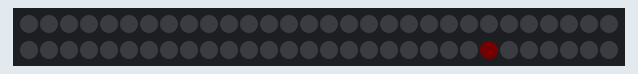
This sketch was run on a simulated Arduino Uno, built with avr-gcc and run on an emulated ATmega328P. On the bench: 60 RGB LEDs in strip order, left to right, continuing on the next row. Dim RGB values are drawn brighter than linear; random numbers use the default seed unless the sketch sets one.

Above: at 3.29 s.
At 5.69 s:
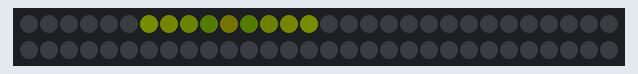
At 7.97 s:
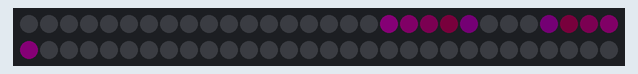
At 20.87 s:
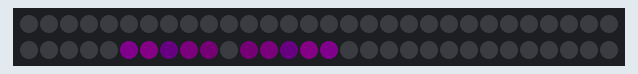
At 29.51 s:
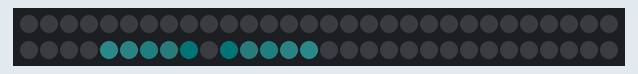
At 38.15 s:
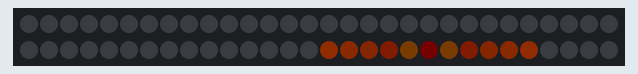

The sketch:

ripple_pal.ino
```cpp
/* ripple_pal
 *
 * By: Balázs Suhajda
 *
 * Modified by: Andrew Tuline
 *
 * Date: Oct, 2014
 *
 * A cool ripple effect for an LED strip that's been re-written and optimized from the Neopixel version https://gist.github.com/suhajdab/9716635
 *
 */


#include "FastLED.h"                                          // FastLED library.

#if FASTLED_VERSION < 3001000
#error "Requires FastLED 3.1 or later; check github for latest code."
#endif

// Fixed definitions cannot change on the fly.
#define LED_DT 12                                             // Data pin to connect to the strip.
#define LED_CK 11
#define COLOR_ORDER BGR                                       // It's GRB for WS2812B and BGR for APA102.
#define LED_TYPE APA102                                       // What kind of strip are you using (WS2801, WS2812B or APA102)?
#define NUM_LEDS 60                                           // Number of LED's.

// Initialize changeable global variables.
uint8_t max_bright = 255;                                     // Overall brightness definition. It can be changed on the fly.

struct CRGB leds[NUM_LEDS];                                   // Initialize our LED array.


CRGBPalette16 currentPalette;
CRGBPalette16 targetPalette;
TBlendType    currentBlending;                                // NOBLEND or LINEARBLEND

uint8_t colour;                                               // Ripple colour is randomized.
int center = 0;                                               // Center of the current ripple.
int step = -1;                                                // -1 is the initializing step.
uint8_t myfade = 255;                                         // Starting brightness.
#define maxsteps 16                                           // Case statement wouldn't allow a variable.
uint8_t fadeval = 128;

uint8_t bgcol = 0;                                            // Background colour rotates.
int thisdelay = 60;                                          // Standard delay value.


void setup() {

  Serial.begin(115200);                                        // Initialize serial port for debugging.
  delay(1000);                                                // Soft startup to ease the flow of electrons.

//  LEDS.addLeds<LED_TYPE, LED_DT, COLOR_ORDER>(leds, NUM_LEDS);        // Use this for WS2812B
  LEDS.addLeds<LED_TYPE, LED_DT, LED_CK, COLOR_ORDER>(leds, NUM_LEDS);  // Use this for WS2801 or APA102

  FastLED.setBrightness(max_bright);
  set_max_power_in_volts_and_milliamps(5, 500);

  currentBlending = LINEARBLEND;

} // setup()


void loop () {

  EVERY_N_MILLISECONDS(100) {
    uint8_t maxChanges = 24;
    nblendPaletteTowardPalette(currentPalette, targetPalette, maxChanges);   // AWESOME palette blending capability.
  }

  EVERY_N_SECONDS(3) {
      targetPalette = CRGBPalette16(CHSV(random8(), 255, 32), CHSV(random8(), random8(64)+192, 255), CHSV(random8(), 255, 32), CHSV(random8(), 255, 255));
  }

  EVERY_N_MILLISECONDS(thisdelay) {                                   // FastLED based non-blocking delay to update/display the sequence.
    ripple();
    FastLED.show();
  }

} // loop()


void ripple() {

  fadeToBlackBy(leds, NUM_LEDS, fadeval);                             // 8 bit, 1 = slow, 255 = fast

  switch (step) {

    case -1:                                                          // Initialize ripple variables.
      center = random(NUM_LEDS);
      colour = random8();
      step = 0;
      break;

    case 0:
      leds[center] = ColorFromPalette(currentPalette, colour, myfade, currentBlending);

      step ++;
      break;

    case maxsteps:                                                    // At the end of the ripples.
      step = -1;
      break;

    default:                                                          // Middle of the ripples.
      leds[(center + step + NUM_LEDS) % NUM_LEDS] += ColorFromPalette(currentPalette, colour, myfade/step*2, currentBlending);       // Simple wrap from Marc Miller
      leds[(center - step + NUM_LEDS) % NUM_LEDS] += ColorFromPalette(currentPalette, colour, myfade/step*2, currentBlending);
      step ++;                                                         // Next step.
      break;
  } // switch step

} // ripple()
```
